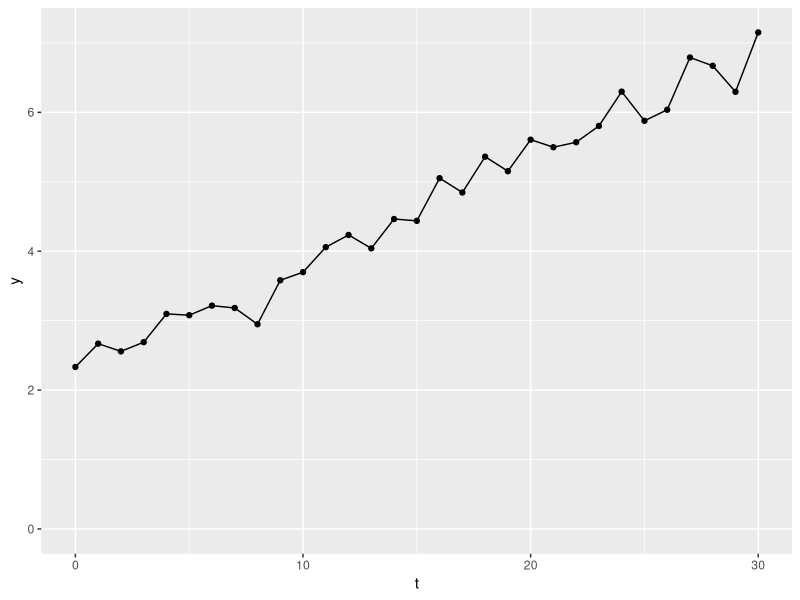
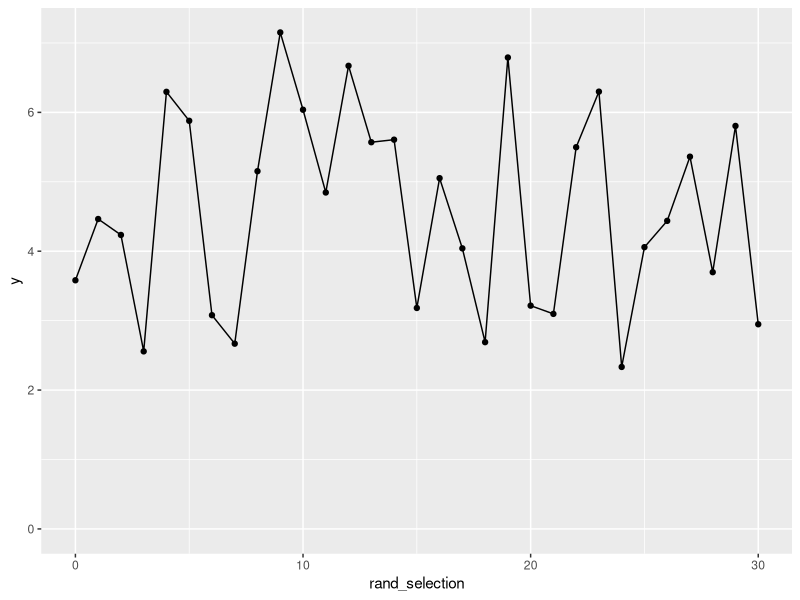
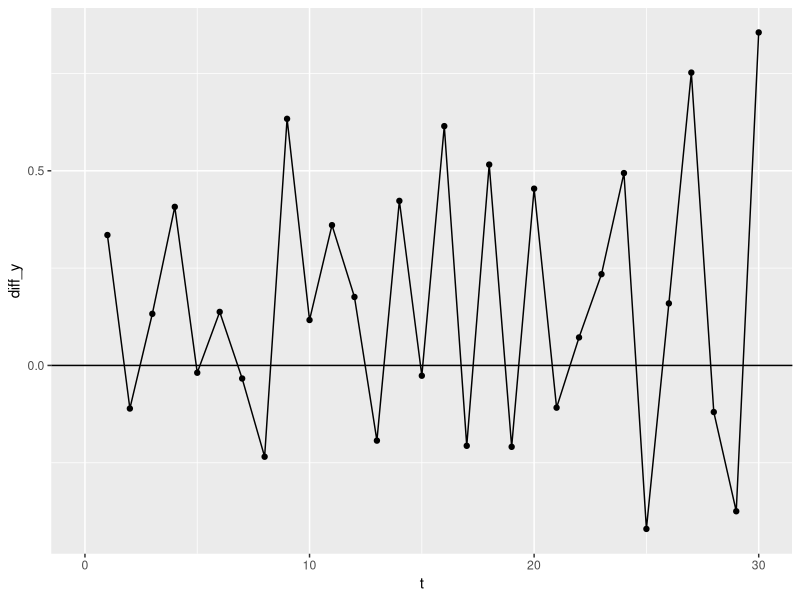
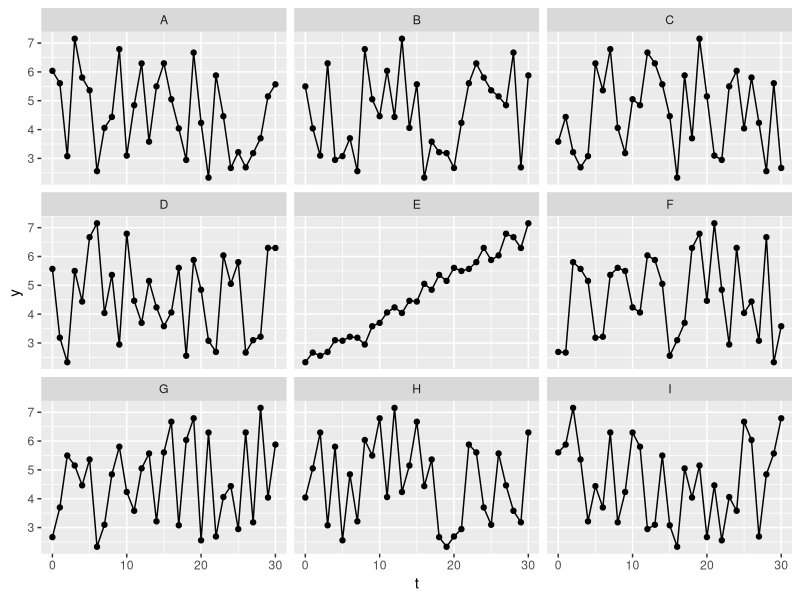
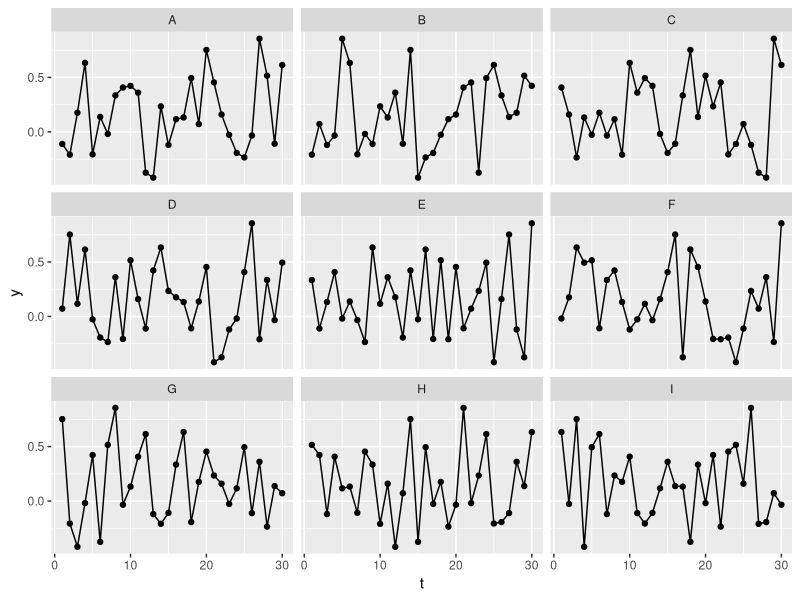
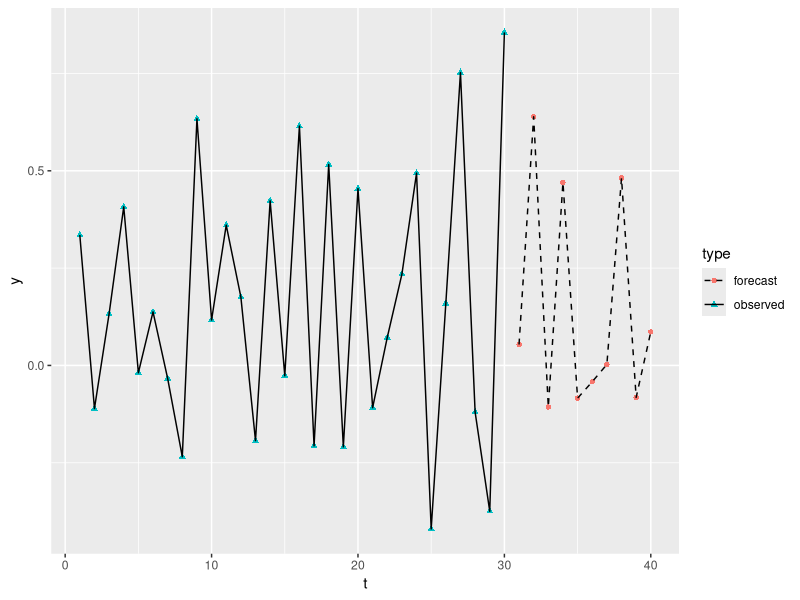
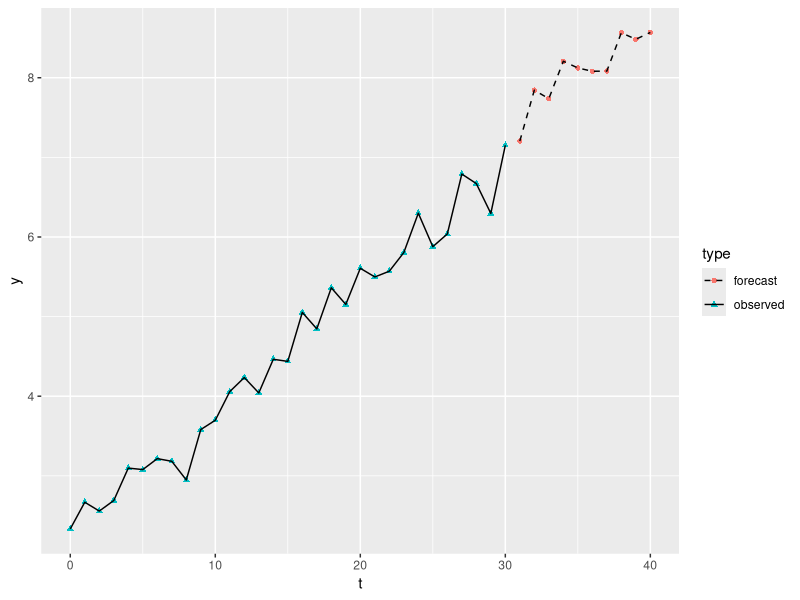
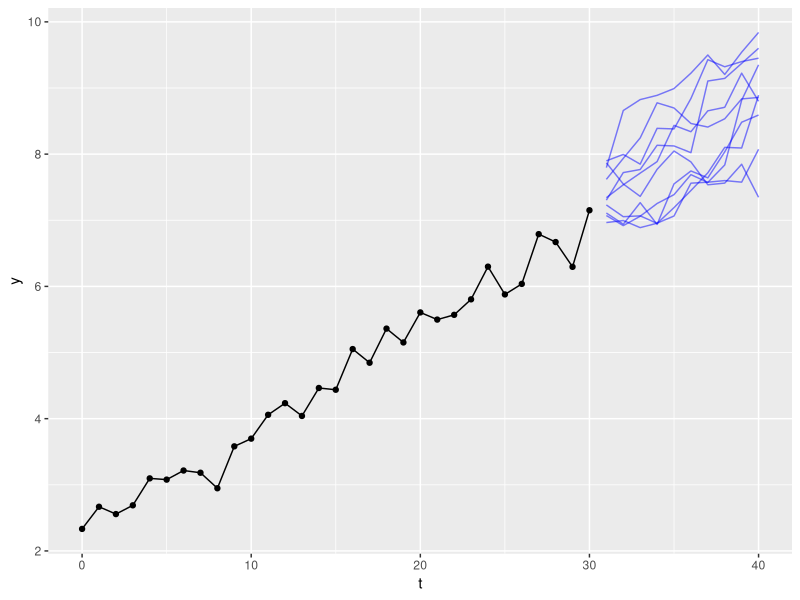

Recreate these plots in R, in order.
## ---- chunk 1
library(tidyverse)
set.seed(8)
t <- 0:30

intercept <- 2.35
slope <- 0.15

y <- intercept + slope * t + rnorm(31, mean = 0, sd = 0.2)

df <- tibble(
    t = t,
    y = y
)

df |>
    ggplot(aes(t, y)) + 
    geom_point() + 
    geom_line() + 
    expand_limits(y = 0)
## ---- chunk 2
df |>
    mutate(rand_selection = sample(0:30)) |>
    ggplot(aes(rand_selection, y)) + 
    geom_point() + 
    geom_line() + 
    expand_limits(y = 0)

## ---- chunk 3
head(df, n=10 )
## ---- chunk 4
df |> 
    arrange(t) |>
    mutate(diff_y = y - lag(y, 1)) |>
    head(n=11)
## ---- chunk 5
df |> 
    arrange(t) |>
    mutate(diff_y = y - lag(y, 1)) |>
    ggplot(aes(t, diff_y)) + 
    geom_hline(yintercept = 0) + 
    geom_point() + 
    geom_line()

## ---- chunk 6
dy <- df |>
    arrange(t) |>
    mutate(diff_y = y - lag(y, 1)) |>
    pull(diff_y) 

print(paste0("The mean dy is ", mean(dy, na.rm = TRUE) |> round(2)))
print(paste0("The corresponding SE is ", (sd(dy, na.rm=TRUE) / sqrt(length(dy)-1)) |> round(2)))

## ---- chunk 7
set.seed(9)

permute_randomly <- function(id, df){
    df |> 
        mutate(y = sample(y))
}

df_parade <- tibble(
    id = LETTERS[1:9]
) |>
    mutate(data = map(id, permute_randomly, df = df))

df_parade$data[[5]] <- df

df_parade |>
    unnest(data) |> 
    ggplot(aes(t, y)) + 
    geom_point() + 
    geom_line() + 
    facet_wrap(~id)


## ---- chunk 8
d_df <- df |> 
    arrange(t) |>
    mutate(diff_y = y - lag(y, 1)) |>
    select(t, y = diff_y) %>%
    filter(complete.cases(.))

diff_df_parade <- tibble(
    id = LETTERS[1:9]
) |>
    mutate(data = map(id, permute_randomly, df = d_df))

diff_df_parade$data[[5]] <- d_df

diff_df_parade |>
    unnest(data) |> 
    ggplot(aes(t, y)) + 
    geom_point() + 
    geom_line() + 
    facet_wrap(~id)
## ---- chunk 9
new_draws <- rnorm(
    10, 
    mean = mean(d_df$y, na.rm = TRUE),
    sd = sd(d_df$y, na.rm = TRUE)
)

new_draws

## ---- chunk 10

max_t <- max(d_df$t)

forecast_df <- tibble(
    t = seq(from = max_t+1, to = max_t + length(new_draws)),
    y = new_draws,
    type = "forecast"
)

obs_forecast_df <- bind_rows(
    d_df |> mutate(type = 'observed'),
    forecast_df
)

obs_forecast_df |> 
    ggplot(aes(t, y)) + 
    geom_point(aes(shape = type, colour = type)) +
    geom_line(aes(linetype = type)) + 
    scale_linetype_manual(values = c("observed" = 'solid', 'forecast' = 'dashed'))


## ---- chunk 11
last_obs_y <- df |> filter(t == max(t)) |> pull(y)

accumulated_new_draws <- cumsum(new_draws)

accumulated_new_draws

forecast_values <- last_obs_y + accumulated_new_draws

forecast_df <- tibble(
    t = seq(from = max_t+1, to = max_t + length(new_draws)),
    y = forecast_values,
    type = "forecast"
)

obs_forecast_df <- bind_rows(
    df |> mutate(type = 'observed'),
    forecast_df
)

obs_forecast_df |> 
    ggplot(aes(t, y)) + 
    geom_point(aes(shape = type, colour = type)) +
    geom_line(aes(linetype = type)) + 
    scale_linetype_manual(values = c("observed" = 'solid', 'forecast' = 'dashed'))

## ---- chunk 12
make_multiple_paths <- function(path_length, n_reps, start_value, mu, sigma, start_t){

    make_path <- function(start_t, mu, sigma, path_length, start_value) {
        draws <- rnorm(path_length, mean = mu, sd = sigma)

        summed_values <- cumsum(draws)
        forecast_values <- summed_values + start_value

        out <- tibble(
            t = seq(from = start_t, to = start_t + path_length - 1),
            y = forecast_values
        )
        return(out)
    }

    paths <- replicate(
        n_reps, 
        make_path(
                    start_t = start_t, 
                    mu = mu, sigma = sigma, path_length = path_length, start_value = start_value
            )
    ) |> 
        apply(2, as.data.frame)

    out <- tibble(
        rep_num = 1:n_reps,
        data = paths
    ) |>
      unnest(data)

    return(out)
}


paths <- make_multiple_paths(
    path_length = 10, 
    n_reps = 10, 
    mu = mean(d_df$y, na.rm = TRUE),
    sigma = sd(d_df$y, na.rm = TRUE),
    start_value = last_obs_y, 
    start_t = max(d_df$t) + 1
)

df |>
    ggplot(aes(t, y)) + 
    geom_point() + geom_line() +
    geom_line(aes(t, y, group = rep_num), inherit.aes = FALSE, data = paths, alpha = 0.5, colour = "blue")
## ---- chunk 13

many_paths <- make_multiple_paths(
    path_length = 10, 
    n_reps = 10000, 
    mu = mean(d_df$y, na.rm = TRUE),
    sigma = sd(d_df$y, na.rm = TRUE),
    start_value = last_obs_y, 
    start_t = max(d_df$t) + 1
)

many_paths_summary <- many_paths |>
    group_by(t) |> 
    summarise(
        med = median(y), 
        lq = quantile(y, probs = 0.25), uq = quantile(y, probs = 0.75), l5 = quantile(y, probs = 0.05), u5 = quantile(y, probs = 0.95)) |> 
    ungroup()

df |>
    ggplot(aes(t, y)) + 
    geom_point() + geom_line() +
    geom_line(
        aes(t, med), inherit.aes = FALSE, data = many_paths_summary, colour = "blue", linewidth = 1.2
    ) +
    geom_ribbon(
        aes(t, ymin = lq, ymax = uq), 
        inherit.aes = FALSE, data = many_paths_summary,
        colour = NA, alpha = 0.25
    ) + 
    geom_ribbon(
        aes(t, ymin = l5, ymax = u5),
        inherit.aes = FALSE, data = many_paths_summary,
        colour = NA, alpha = 0.25
    )


